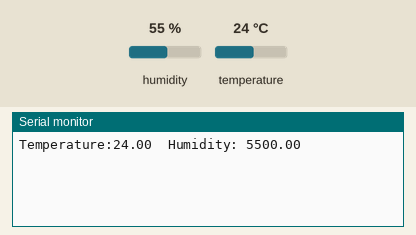
The sketch below on a simulated Arduino Uno, built with avr-gcc and run on an emulated ATmega328P. Parts: the last lines printed to the serial monitor. Inputs (shaded band) come from the test bench; at power-on: humidity 55 %, temperature 24 °C.

Above: at 1.2 s.
1.3 s: humidity set to 22 %
At 2.7 s:
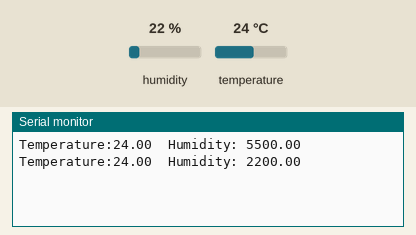
3.0 s: temperature set to 12 °C
At 3.6 s:
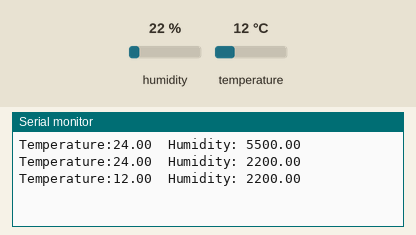
4.7 s: humidity set to 40 %
At 4.7 s:
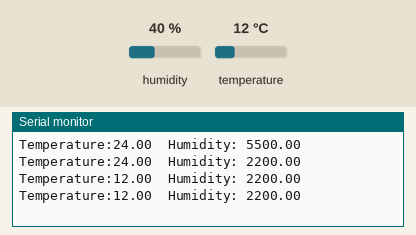
Timing chart, 0 to 7.7 s (numbered marks = the images above; inputs shaded):
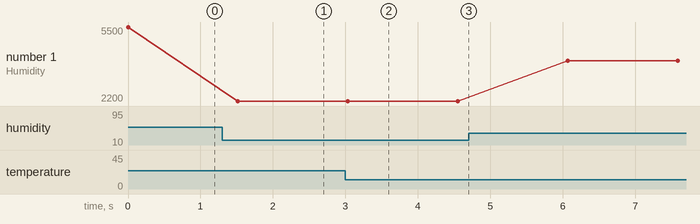

The sketch:

getData.ino
```cpp
// (licence header left out)
#include <DFRobot_DHT20.h>
/*!
 * @brief Construct the function
 * @param pWire IC bus pointer object and construction device, can both pass or not pass parameters, Wire in default.
 * @param address Chip IIC address, 0x38 in default.
 */
DFRobot_DHT20 dht20;
int counter = 0;
void setup(){

  Serial.begin(9600);
  //Initialize sensor
  while(dht20.begin()){
    Serial.println("Initialize sensor failed");
    delay(1000);
  }
}

void loop(){
  if(counter <= 10)
  {
    //Get ambient temperature
    Serial.print("Temperature:");
    Serial.print(dht20.getTemperature());
    Serial.print("\t");
    Serial.print("Humidity: ");
    //Get relative humidity
    Serial.println(dht20.getHumidity()*100);
    //Serial.print("counter is ");
    //Serial.println(counter);
    counter++;
  }
  else {
    Serial.end();

  return;
  }
  delay(1500);

}
```

Measured:
- after the input at 1.3 s, the serial monitor: prints a new line after 0.22 s (image 1)
- after the input at 3.0 s, the serial monitor: prints a new line at once (image 2)
- plotted number 1: 5500 → 2200 after the input at 1.3 s, 2200 → 4000 after the input at 4.7 s
